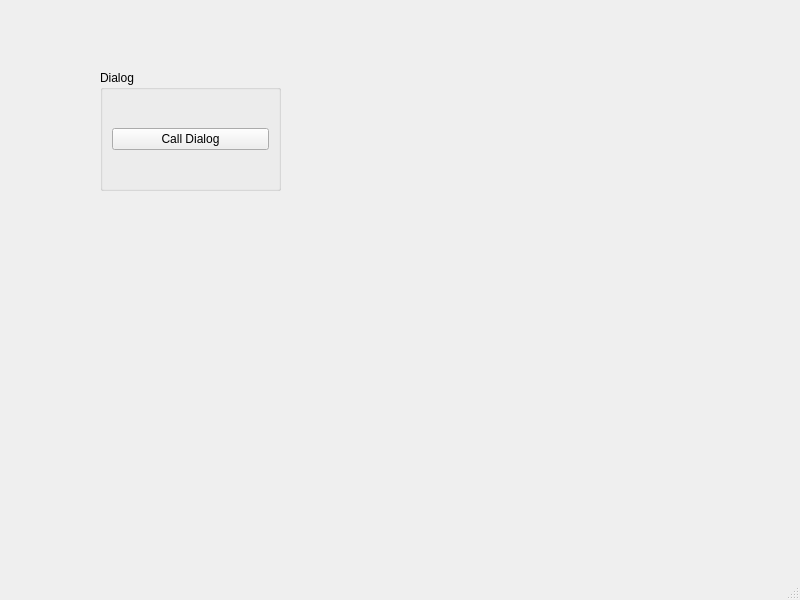
<?xml version="1.0" encoding="UTF-8"?>
<ui version="4.0">
 <class>MainWindow</class>
 <widget class="QMainWindow" name="MainWindow">
  <property name="geometry">
   <rect>
    <x>0</x>
    <y>0</y>
    <width>800</width>
    <height>600</height>
   </rect>
  </property>
  <property name="windowTitle">
   <string>MainWindow</string>
  </property>
  <widget class="QWidget" name="centralwidget">
   <widget class="QGroupBox" name="groupBox">
    <property name="geometry">
     <rect>
      <x>100</x>
      <y>70</y>
      <width>181</width>
      <height>121</height>
     </rect>
    </property>
    <property name="title">
     <string>Dialog</string>
    </property>
    <layout class="QVBoxLayout" name="verticalLayout">
     <item>
      <widget class="QPushButton" name="pushButton">
       <property name="text">
        <string>Call Dialog</string>
       </property>
      </widget>
     </item>
    </layout>
   </widget>
  </widget>
  <widget class="QMenuBar" name="menubar">
   <property name="geometry">
    <rect>
     <x>0</x>
     <y>0</y>
     <width>800</width>
     <height>21</height>
    </rect>
   </property>
  </widget>
  <widget class="QStatusBar" name="statusbar"/>
 </widget>
 <resources/>
 <connections/>
</ui>
